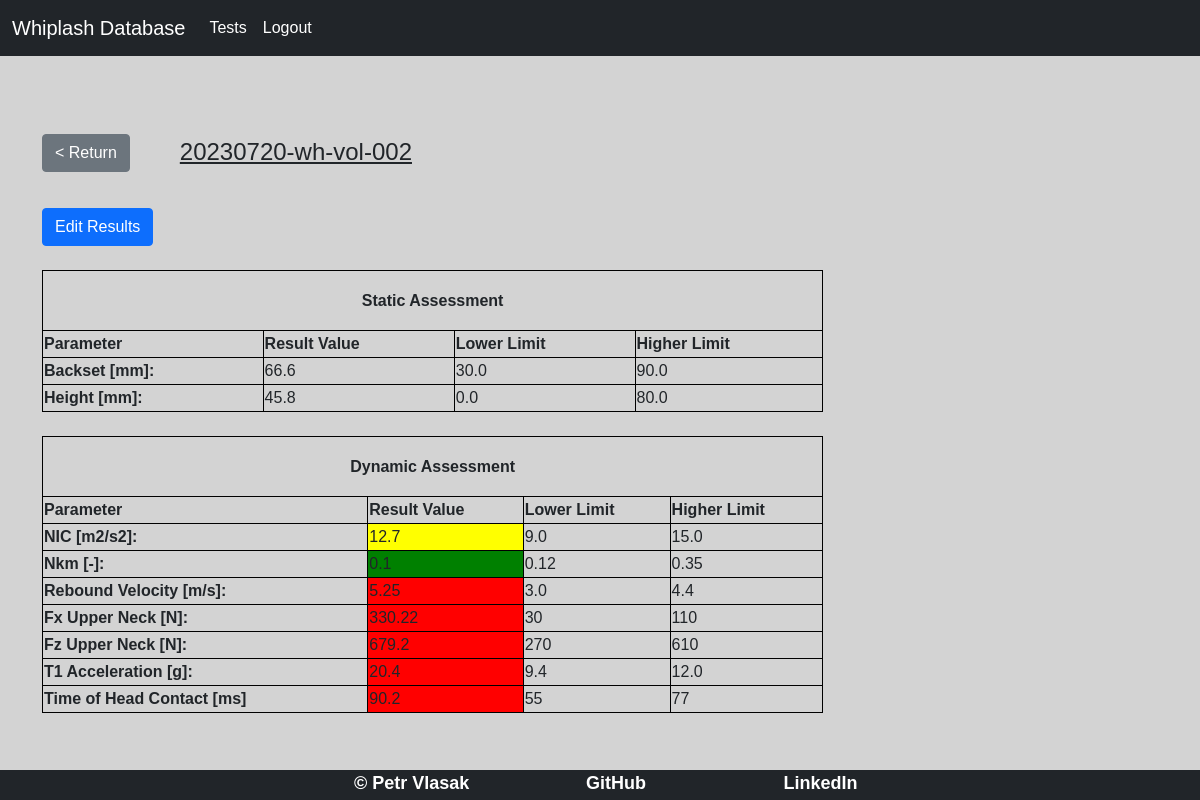
/test/6 (signed in), run on the app's committed database.
### models.py (models this page shows, shortened)
class Test(db.Model):
    id = db.Column(db.Integer, primary_key=True)
    label = db.Column(db.String(128), index=True, unique=False)
    pulse_id = db.Column(db.Integer, db.ForeignKey('pulse.id'))
    sample_id = db.Column(db.Integer, db.ForeignKey('sample.id'))
    result_id = db.relationship('Result', backref='test', uselist=False, cascade='all, delete, delete-orphan')

class Result(db.Model):
    id = db.Column(db.Integer, primary_key=True)
    backset = db.Column(db.Float, unique=False)
    height = db.Column(db.Float, unique=False)
    NIC = db.Column(db.Float, index=False, unique=False)
    Nkm = db.Column(db.Float, index=False, unique=False)
    rebound_velocity = db.Column(db.Float, index=False, unique=False)
    Fx_upper_neck = db.Column(db.Float, index=False, unique=False)
    Fz_upper_neck = db.Column(db.Float, index=False, unique=False)
    T1_acceleration = db.Column(db.Float, index=False, unique=False)
    time_head_contact = db.Column(db.Float, index=False, unique=False)
    test_id = db.Column(db.Integer, db.ForeignKey('test.id'))

### routes.py (the view)
@app.route('/test/<int:id>', methods=['GET', 'POST'])
@login_required
def test(id):
    test_data = Test.query.get(id)
    result_data = Result.query.get(id)
    pulse_data = Pulse.query.get(Test.query.get(id).pulse_id)
    return render_template('result.html', template_test=test_data, template_result=result_data,
                           template_pulse=pulse_data)

### routes.py (called while the page is built)
@login_manager.user_loader
def load_user(user_id):
    return User.query.get(int(user_id))

### templates/result.html (shortened to what this page needs)
{% extends "base.html"  %}
{%block content%}
<div class="result">
    <br>
    <div id="return">
        <a href="{{url_for('profile')}}"> <button class="btn btn-secondary"> < Return </button> </a>
        <p> {{template_test.label}} </p>
    </div>
    <br>
    <div>
    <a href="{{url_for('update', id=template_result.id) }}"> <button class="btn btn-primary">Edit Results</button> </a>
    </div>
    {% if template_pulse.severity == 'Low' %}
        {% include 'result_template_low.html' %}
    {% elif template_pulse.severity == 'Medium' %}
        {% include 'result_template_medium.html' %}
    {% else %}
        {% include 'result_template_high.html' %}
    {% endif %}
</div>
{%endblock%}

### templates/result_template_low.html (shortened to what this page needs)
{% set backset_Bottom = 30.0 %}
{% set backset_Top = 90.0 %}
{% set height_Bottom = 0.0 %}
{% set height_Top = 80.0 %}
{% set NIC_Bottom_Low = 9.0 %}
{% set NIC_Top_Low = 15.0 %}
{% set Nkm_Bottom_Low = 0.12 %}
{% set Nkm_Top_Low = 0.35 %}
{% set Rebound_Vel_Bottom_Low = 3.0 %}
{% set Rebound_Vel_Top_Low = 4.40 %}
{% set Fx_UN_Bottom_Low = 30 %}
{% set Fx_UN_Top_Low = 110 %}
{% set Fz_UN_Bottom_Low = 270 %}
{% set Fz_UN_Top_Low = 610 %}
{% set T1_acc_Bottom_Low = 9.4 %}
{% set T1_acc_Top_Low = 12.0 %}
{% set Time_Cont_Bottom_Low = 55 %}
{% set Time_Cont_Top_Low = 77 %}
<table style="width:70%">
            <tr height="60px">
                <th colspan="4" style="text-align: center">
                    Static Assessment
                </th>
            </tr>
            <tr>
                <th>Parameter</th>
                <th>Result Value</th>
                <th>Lower Limit</th>
                <th>Higher Limit</th>
            </tr>
            <tr>
                <th> Backset [mm]: </th>
                    <td> {{template_result.backset}} </td>
                    <td> {{backset_Bottom}} </td>
                    <td> {{backset_Top}} </td>
            </tr>
            <tr>
                <th> Height [mm]: </th>
                    <td> {{template_result.height}} </td>
                    <td> {{height_Bottom}} </td>
                    <td> {{height_Top}} </td>
            </tr>
</table>
<table style="width:70%">
            <tr height="60px">
                <th colspan="4" style="text-align: center">
                    Dynamic Assessment
                </th>
            </tr>
            <tr>
                <th>Parameter</th>
                <th>Result Value</th>
                <th>Lower Limit</th>
                <th>Higher Limit</th>
            </tr>
            <tr>
                <th> NIC [m2/s2]: </th>
                {% if template_result.NIC < NIC_Bottom_Low %}
                    <td bgcolor="green"> {{template_result.NIC}} </td>
                {%elif ((template_result.NIC >= NIC_Bottom_Low) and (template_result.NIC < NIC_Top_Low)) %}
                    <td bgcolor="yellow"> {{template_result.NIC}} </td>
                {% else %}
                    <td bgcolor="red"> {{template_result.NIC}} </td>
                {%endif%}
                <td> {{NIC_Bottom_Low}} </td>
                <td> {{NIC_Top_Low}} </td>
            </tr>
            <tr>
                <th> Nkm [-]: </th>
             {% if template_result.Nkm < Nkm_Bottom_Low %}
                    <td bgcolor="green"> {{template_result.Nkm}} </td>
                {%elif ((template_result.Nkm >= Nkm_Bottom_Low) and (template_result.Nkm < Nkm_Top_Low)) %}
                    <td bgcolor="yellow"> {{template_result.Nkm}} </td>
                {% else %}
                    <td bgcolor="red"> {{template_result.Nkm}} </td>
                {%endif%}
                <td> {{Nkm_Bottom_Low}} </td>
                <td> {{Nkm_Top_Low}} </td>
            </tr>
            <tr>
                <th> Rebound Velocity [m/s]: </th>
                {% if template_result.rebound_velocity < Rebound_Vel_Bottom_Low %}
                    <td bgcolor="green"> {{template_result.rebound_velocity}} </td>
                {%elif ((template_result.rebound_velocity >= Rebound_Vel_Bottom_Low) and (template_result.rebound_velocity < Rebound_Vel_Top_Low)) %}
                    <td bgcolor="yellow"> {{template_result.rebound_velocity}} </td>
                {% else %}
                    <td bgcolor="red"> {{template_result.rebound_velocity}} </td>
                {%endif%}
                <td> {{Rebound_Vel_Bottom_Low}} </td>
                <td> {{Rebound_Vel_Top_Low}} </td>
            </tr>
            <tr>
                <th> Fx Upper Neck [N]: </th>
                {% if template_result.Fx_upper_neck < Fx_UN_Bottom_Low %}
                    <td bgcolor="green"> {{template_result.Fx_upper_neck}} </td>
                {%elif ((template_result.Fx_upper_neck >= Fx_UN_Bottom_Low) and (template_result.Fx_upper_neck < Fx_UN_Top_Low)) %}
                    <td bgcolor="yellow"> {{template_result.Fx_upper_neck}} </td>
                {% else %}
                    <td bgcolor="red"> {{template_result.Fx_upper_neck}} </td>
                {%endif%}
                <td> {{Fx_UN_Bottom_Low}} </td>
                <td> {{Fx_UN_Top_Low}} </td>
            </tr>
            <tr>
                <th> Fz Upper Neck [N]: </th>
                 {% if template_result.Fz_upper_neck < Fz_UN_Bottom_Low %}
                    <td bgcolor="green"> {{template_result.Fz_upper_neck}} </td>
                {%elif ((template_result.Fz_upper_neck >= Fz_UN_Bottom_Low) and (template_result.Fz_upper_neck < Fz_UN_Top_Low)) %}
                    <td bgcolor="yellow"> {{template_result.Fz_upper_neck}} </td>
                {% else %}
                    <td bgcolor="red"> {{template_result.Fz_upper_neck}} </td>
                {%endif%}
                <td> {{Fz_UN_Bottom_Low}} </td>
                <td> {{Fz_UN_Top_Low}} </td>
            </tr>
            <tr>
                <th> T1 Acceleration [g]: </th>
                {% if template_result.T1_acceleration < T1_acc_Bottom_Low %}
                    <td bgcolor="green"> {{template_result.T1_acceleration}} </td>
                {%elif ((template_result.T1_acceleration >= T1_acc_Bottom_Low) and (template_result.T1_acceleration < T1_acc_Top_Low)) %}
                    <td bgcolor="yellow"> {{template_result.T1_acceleration}} </td>
                {% else %}
                    <td bgcolor="red"> {{template_result.T1_acceleration}} </td>
                {%endif%}
                <td> {{T1_acc_Bottom_Low}} </td>
                <td> {{T1_acc_Top_Low}} </td>
            </tr>
            <tr>
                <th> Time of Head Contact [ms] </th>
                {% if template_result.time_head_contact < Time_Cont_Bottom_Low %}
                    <td bgcolor="green"> {{template_result.time_head_contact}} </td>
                {%elif ((template_result.time_head_contact >= Time_Cont_Bottom_Low) and (template_result.time_head_contact < Time_Cont_Top_Low)) %}
                    <td bgcolor="yellow"> {{template_result.time_head_contact}} </td>
                {% else %}
                    <td bgcolor="red"> {{template_result.time_head_contact}} </td>
                {%endif%}
                <td> {{Time_Cont_Bottom_Low}} </td>
                <td> {{Time_Cont_Top_Low}} </td>
            </tr>
</table>

### static/css/style.css (style rules this page uses)
html, body { width: 100%; height: 100%; margin: 0; padding: 0; background-color: #D3D3D3; font-family: 'Raleway', sans-serif; }
.page-container .result { padding-top: 100px; }
.page-container .result #return { height: 60px; display: flex; padding-top: 10px; padding-bottom: 10px; }
.page-container .result #return p { padding-left: 50px; font-size: 24px; text-decoration: underline; }

### templates/result.html (style rules this page uses)
table, th, td { border:1px solid black; }

### data on the page
Test: label "20230720-wh-vol-002"
Result: backset "66.6", height "45.8", NIC "12.7", Nkm "0.1", rebound_velocity "5.25", Fx_upper_neck "330.22", Fz_upper_neck "679.2", T1_acceleration "20.4", time_head_contact "90.2"

### other printed values
{{ backset_Bottom }} "30.0"
{{ backset_Top }} "90.0"
{{ height_Bottom }} "0.0"
{{ height_Top }} "80.0"
{{ NIC_Bottom_Low }} "9.0"
{{ NIC_Top_Low }} "15.0"
{{ Nkm_Bottom_Low }} "0.12"
{{ Nkm_Top_Low }} "0.35"
{{ Rebound_Vel_Bottom_Low }} "3.0"
{{ Rebound_Vel_Top_Low }} "4.4"
{{ Fx_UN_Bottom_Low }} "30"
{{ Fx_UN_Top_Low }} "110"
{{ Fz_UN_Bottom_Low }} "270"
{{ Fz_UN_Top_Low }} "610"
{{ T1_acc_Bottom_Low }} "9.4"
